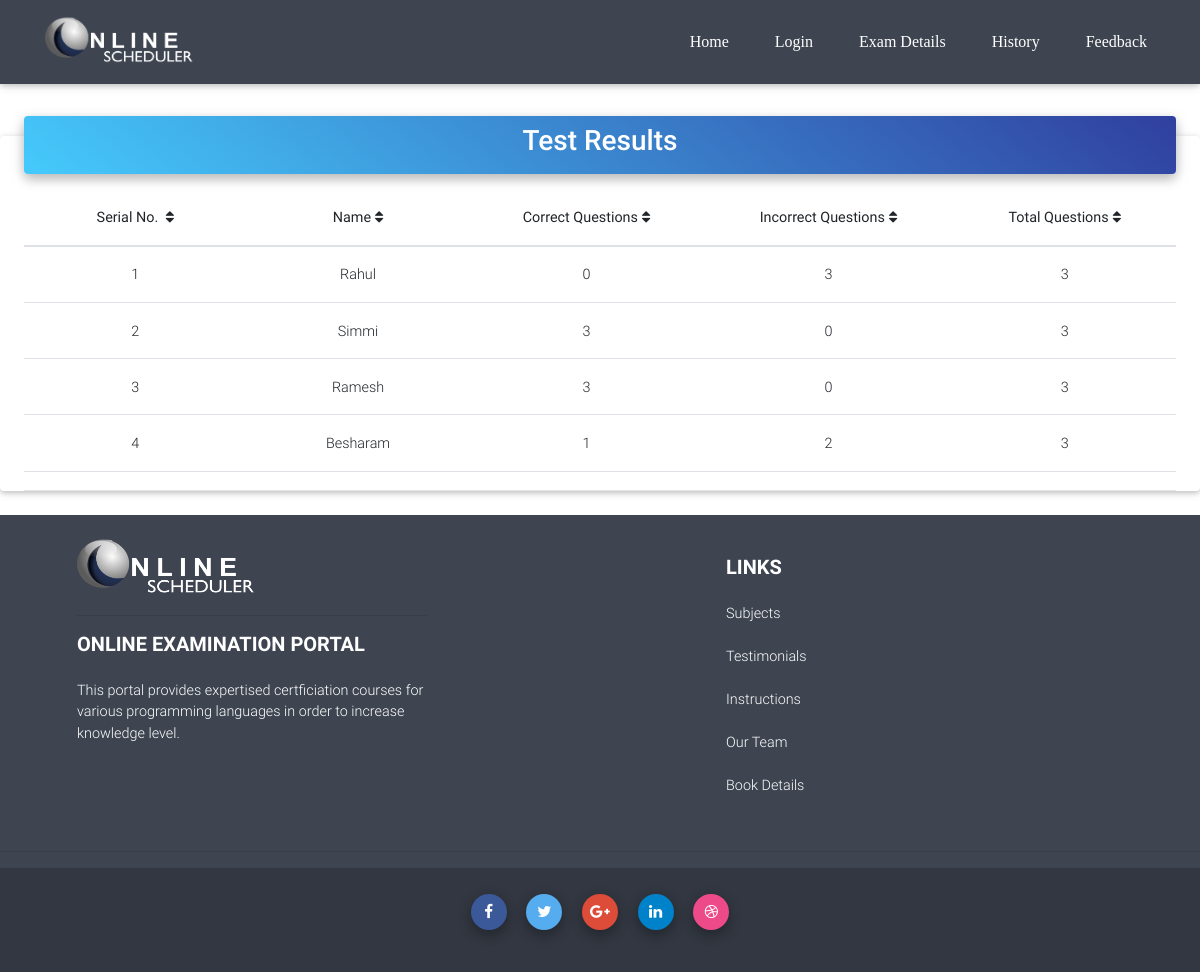
The app's page /results.php with its own data.
### tables this page shows
CREATE TABLE `results` (
  `id` int(11) NOT NULL,
  `name` varchar(20) NOT NULL,
  `correct_ques` int(11) NOT NULL,
  `wrong_ques` int(11) NOT NULL,
  `total_ques` int(11) NOT NULL
);

### results.php (the view, shortened to what this page needs)
<!DOCTYPE html>
<html lang="en">
<head>
    <link rel="stylesheet" href="https://maxcdn.bootstrapcdn.com/font-awesome/4.7.0/css/font-awesome.min.css">
    <link href="css/bootstrap.min.css" rel="stylesheet">
    <link href="css/mdb.min.css" rel="stylesheet">
    <link href="css/style.css" rel="stylesheet">
</head>
	<link rel="stylesheet" href="css/social-share-kit.css" type="text/css">
</head>
<body style="padding-right:0px !important;">
    <nav class="navbar navbar-expand-lg h6 text-white sticky-top scrolling-navbar stylish-color-dark" id="mainNav" style="font-family:Gill Sans MT">
      <div class="container">
        <a class="navbar-brand js-scroll-trigger" href="#page-top"><img class="img" src="img/1.png" width="150px" height="50px"></a>
        <div class="collapse navbar-collapse" id="navbarResponsive">
          <ul class="navbar-nav ml-auto">
			<li class="nav-item dropdown" style="margin: 0 0 0 30px;">
                <a class="nav-link" id="navbarDropdownMenuLink" aria-haspopup="true" aria-expanded="false" href="index.php" style="color: #FFFFFF;"><b>Home</b></a>
            </li>
            <li class="nav-item dropdown" style="margin: 0 0 0 30px;">
                <a class="nav-link" id="navbarDropdownMenuLink" data-toggle="dropdown" aria-haspopup="true" aria-expanded="false"><b>Login</b></a>
            </li>
			<li class="nav-item dropdown" style="margin: 0 0 0 30px;">
                <a class="nav-link" id="navbarDropdownMenuLink" data-toggle="dropdown" aria-haspopup="true" aria-expanded="false">Exam Details</a>
            </li>
            <li class="nav-item dropdown" style="margin: 0 0 0 30px;">
                <a class="nav-link" id="navbarDropdownMenuLink" data-toggle="dropdown" aria-haspopup="true" aria-expanded="false">History</a>
            </li>
			<li class="nav-item dropdown" style="margin: 0 0 0 30px;">
                <a class="nav-link" id="navbarDropdownMenuLink" data-toggle="dropdown" aria-haspopup="true" aria-expanded="false">Feedback</a>
            </li>
          </ul>
        </div>
      </div>
    </nav>
<br>
<div class="card card-cascade narrower">
    <div class="view gradient-card-header blue-gradient narrower py-2 mx-4 mb-3 d-flex justify-content-center align-items-center">
        <a href="" class="white-text mx-3 h3">Test Results</a>
    </div>
    <div class="px-4">
        <div class="table-wrapper">
            <table class="table table-hover mb-0">
                <thead>
                    <tr>
                        <th class="th-lg"><a>Serial No. <i class="fa fa-sort ml-1"></i></a></th>
                        <th class="th-lg"><a href="">Name<i class="fa fa-sort ml-1"></i></a></th>
                        <th class="th-lg"><a href="">Correct Questions<i class="fa fa-sort ml-1"></i></a></th>
                        <th class="th-lg"><a href="">Incorrect Questions<i class="fa fa-sort ml-1"></i></a></th>
                        <th class="th-lg"><a href="">Total Questions<i class="fa fa-sort ml-1"></i></a></th>
                    </tr>
                </thead>
                <tbody>
								<?php
								$getd = mysql_query("SELECT * FROM results");
								if(mysql_num_rows($getd) > 0) {
								while($row = mysql_fetch_assoc($getd)) {
								?>
                    <tr>
                        <td><?php echo $row["id"]; ?></td>
                        <td><?php echo $row["name"]; ?></td>
                        <td><?php echo $row["correct_ques"]; ?></td>
                        <td><?php echo $row["wrong_ques"]; ?></td>
                        <td><?php echo $row["total_ques"]; ?></td>
                    </tr>
								<?php } } ?>
                </tbody>
            </table>
        </div>
        <hr class="my-0">
    </div>
</div>
<footer class="page-footer font-small stylish-color-dark pt-4 mt-4">
    <div class="container text-center text-md-left">
        <div class="row">
            <div class="col-md-4">
				<img class="img" src="img/1.png" width="180px" height="60px"><br><hr>
                <h5 class="text-uppercase mb-4 mt-3 font-weight-bold">Online examination Portal</h5>
                <p>This portal provides expertised certficiation courses for various programming languages in order to increase knowledge level.</p>
            </div>
            <div class="col-md-2 mx-auto">
                <h5 class="text-uppercase mb-4 mt-3 font-weight-bold">Links</h5>
                <ul class="list-unstyled">
                    <li>
                        <a href="subjects.html">Subjects</a><br><br>
                    </li>
                    <li>
                        <a href="testimonials.html">Testimonials</a><br><br>
                    </li>
                    <li>
                        <a href="instruction.html">Instructions</a><br><br>
                    </li>
                    <li>
                        <a href="ourteam.html">Our Team</a><br><br>
                    </li>
					<li>
                        <a href="books.html">Book Details</a><br><br>
                    </li>
                </ul>
            </div>
        </div>
    </div>
    <hr>
    <div class="text-center footer-copyright py-3">
        <ul class="list-unstyled list-inline">
            <li class="list-inline-item">
                <a class="btn-floating btn-sm btn-fb mx-1">
                    <i class="fa fa-facebook"> </i>
                </a>
            </li>
            <li class="list-inline-item">
                <a class="btn-floating btn-sm btn-tw mx-1">
                    <i class="fa fa-twitter"> </i>
                </a>
            </li>
            <li class="list-inline-item">
                <a class="btn-floating btn-sm btn-gplus mx-1">
                    <i class="fa fa-google-plus"> </i>
                </a>
            </li>
            <li class="list-inline-item">
                <a class="btn-floating btn-sm btn-li mx-1">
                    <i class="fa fa-linkedin"> </i>
                </a>
            </li>
            <li class="list-inline-item">
                <a class="btn-floating btn-sm btn-dribbble mx-1">
                    <i class="fa fa-dribbble"> </i>
                </a>
            </li>
        </ul>
    </div>
</footer>
</body>
</html>

### css/style.css (style rules this page uses)
html, body, .view { height: 100%; }
.navbar { background-color: rgba(0, 0, 0, 0.2); }
th, td { padding-top: 2.2rem; padding: 15px; text-align: center; }

### results.php (style rules this page uses)
.table-wrapper { display: block; max-height: 300px; overflow-y: auto; -ms-overflow-style: -ms-autohiding-scrollbar; }
html, body, header, .carousel { height: 70vh; }

### records on screen
results: id "1", name "Rahul", correct_ques "0", wrong_ques "3", total_ques "3"
results: id "2", name "Simmi", correct_ques "3", wrong_ques "0", total_ques "3"
results: id "3", name "Ramesh", correct_ques "3", wrong_ques "0", total_ques "3"
results: id "4", name "Besharam", correct_ques "1", wrong_ques "2", total_ques "3"
